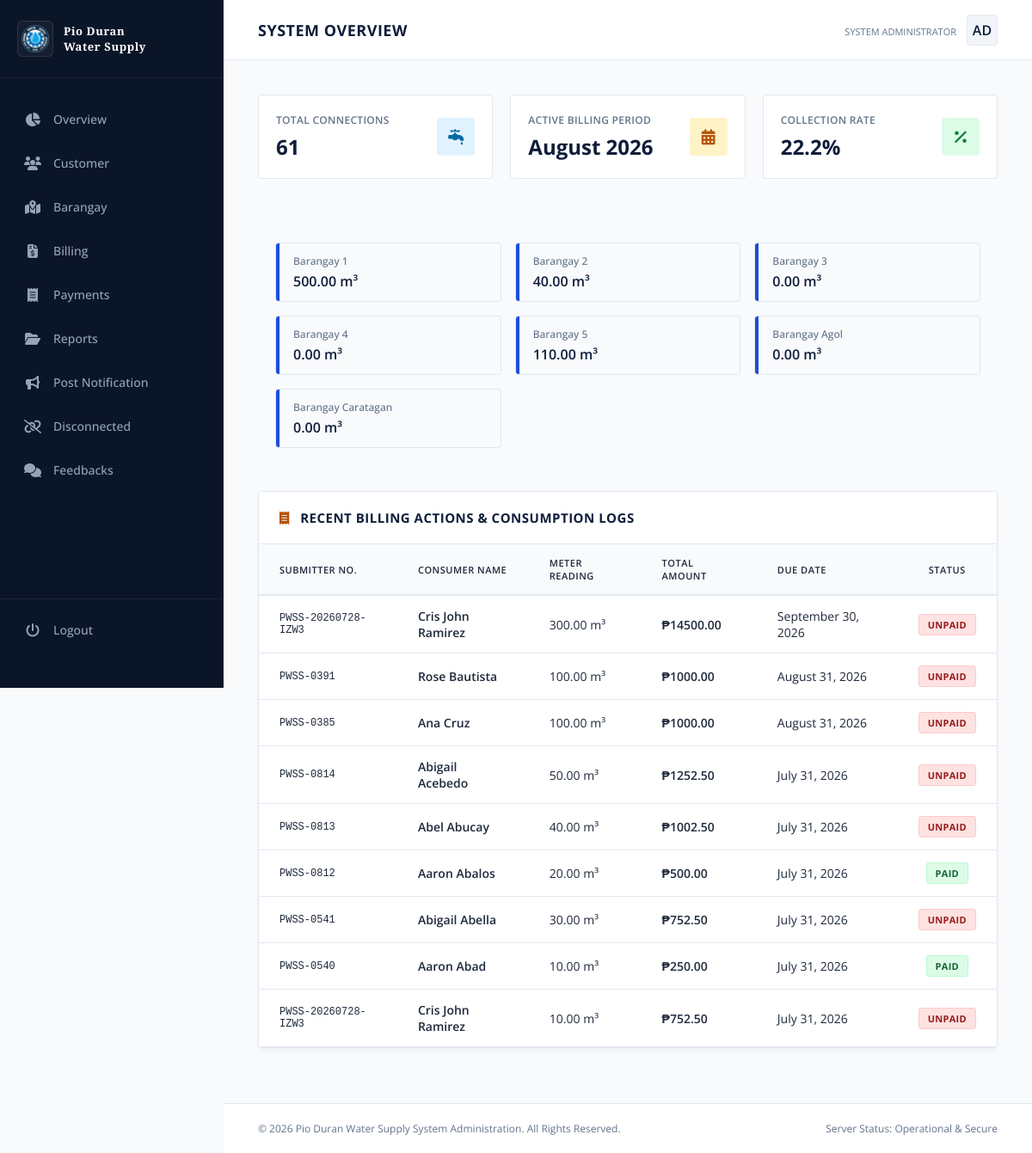
The page /pwss/dashboard/ (signed in) on the database its author committed.
### customer/models.py (models this page shows, shortened)
class Barangay(models.Model):
    barangay_name = models.CharField(max_length=100, unique=True)
    municipality = models.CharField(max_length=100)
    province = models.CharField(max_length=100)
    class Meta:
        ordering = ["barangay_name"]
        verbose_name_plural = "Barangays"

class Customer(models.Model):
    STATUS_CHOICES = (
        ("new", "New Applicant"),
        ("old", "Old Customer"),
    )
    user = models.OneToOneField(
        User,
        on_delete=models.CASCADE,
        related_name="customer_profile"
    )
    firstname = models.CharField(max_length=200)
    lastname = models.CharField(max_length=200)
    middlename = models.CharField(max_length=200)
    submitter_no = models.CharField(
        max_length=250,
        unique=True,
        blank=True,
        null=True
    )
    address = models.CharField(max_length=250)
    barangay = models.ForeignKey(
        Barangay,
        on_delete=models.PROTECT,
        related_name="customers"
    )
    status = models.CharField(
        max_length=20,
        choices=STATUS_CHOICES,
        default="new"
    )
    is_active = models.BooleanField(default=True)

### core/models.py (models this page shows, shortened)
class Billing(models.Model):
    STATUS_CHOICES = (
        ('unpaid', 'Unpaid'),
        ('paid', 'Paid'),
    )
    customer = models.ForeignKey(
        Customer,
        on_delete=models.CASCADE,
        related_name="billings"
    )
    billing_month = models.DateField()
    previous_reading = models.DecimalField(
        max_digits=10,
        decimal_places=2
    )
    current_reading = models.DecimalField(
        max_digits=10,
        decimal_places=2,
        null=True,
        blank=True
    )
    consumption = models.DecimalField(
        max_digits=10,
        decimal_places=2,
        editable=False
    )
    rate_per_cubic = models.DecimalField(
        max_digits=10,
        decimal_places=2,
        default=Decimal("25.00")
    )
    connection_fee = models.DecimalField(
        max_digits=10,
        decimal_places=2,
        default=Decimal("0.00"),
        blank=True,
        null=True
    )
    reconnection_fee = models.DecimalField(
        max_digits=10,
        decimal_places=2,
        default=Decimal("0.00"),
        blank=True,
        null=True
    )
    violation_fee = models.DecimalField(
        max_digits=10,
        decimal_places=2,
        default=Decimal("0.00"),
        blank=True,
        null=True
    )
    penalty_fee = models.DecimalField(
        max_digits=10,
        decimal_places=2,
        default=Decimal("0.00"),
        blank=True,
        null=True
    )
    total_amount = models.DecimalField(
        max_digits=10,
        decimal_places=2,
        editable=False
    )
    due_date = models.DateField()
    status = models.CharField(
        max_length=20,
        choices=STATUS_CHOICES,
        default="unpaid"
    )
    created_at = models.DateTimeField(auto_now_add=True)

### core/views.py (the view)
# urls.py: path('dashboard/', views.admin_dashboard, name='admin_dashboard'),
@login_required
def admin_dashboard(request):
    total_connections = Customer.objects.count()
    pending_applicants = Customer.objects.filter(
        status="new"
    ).count()
    current_month = date.today().strftime("%B %Y")
    total_bills = Billing.objects.count()
    paid_bills = Billing.objects.filter(
        status="paid"
    ).count()
    if total_bills > 0:
        collection_rate = round(
            (paid_bills / total_bills) * 100,
            1
        )
    else:
        collection_rate = 0
    recent_billings = (
        Billing.objects
        .select_related("customer", "customer__barangay")
        .order_by("-created_at")[:10]
    )
    barangay_consumption = (
        Barangay.objects
        .annotate(
            total_consumption=Sum(
                "customers__billings__consumption"
            )
        )
        .order_by("barangay_name")
    )
    context = {
        "total_connections": total_connections,
        "pending_applicants": pending_applicants,
        "current_month": current_month,
        "collection_rate": collection_rate,
        "recent_billings": recent_billings,
        "barangay_consumption": barangay_consumption,
    }
    return render(
        request,
        "admin/admin_dashboard.html",
        context
    )

### core/templates/admin/admin_dashboard.html (shortened to what this page needs)
{% extends "admin.html" %}
{% block content %}
        <header class="top-navbar">
            <div class="page-title">
                <h1 id="current-view-title">System Overview</h1>
            </div>
            <div class="admin-profile">
                <div class="admin-info">
                    <small>System Administrator</small>
                </div>
                <div class="admin-avatar">AD</div>
            </div>
        </header>
        <div class="workspace">
            <div class="metrics-grid">
                <div class="metric-card">
                    <div class="metric-details">
                        <p class="metric-label">Total Connections</p>
                        <h3>{{ total_connections }}</h3>
                    </div>
                    <div class="metric-icon connections"><i class="fa-solid fa-faucet-drip"></i></div>
                </div>
                <div class="metric-card">
                    <div class="metric-details">
                        <p class="metric-label">Active Billing Period</p>
                        <h3>{{ current_month }}</h3>
                    </div>
                    <div class="metric-icon schedule"><i class="fa-solid fa-calendar-days"></i></div>
                </div>
                <div class="metric-card">
                    <div class="metric-details">
                        <p class="metric-label">Collection Rate</p>
                        <h3>{{ collection_rate }}%</h3>
                    </div>
                    <div class="metric-icon collection"><i class="fa-solid fa-percent"></i></div>
                </div>
            </div>
            <div class="barangay-grid">
                {% for barangay in barangay_consumption %}
                    <div class="barangay-card">
                        <div class="barangay-indicator"></div>
                        <div class="barangay-details">
                            <span class="barangay-name">
                                {{ barangay.barangay_name }}
                            </span>
                            <span class="barangay-value font-semibold">
                                {{ barangay.total_consumption|default_if_none:0|floatformat:2 }} m³
                            </span>
                        </div>
                    </div>
                {% empty %}
                    <div class="empty-grid-state">
                        <i class="fa-solid fa-folder-open"></i>
                        No consumption records found.
                    </div>
                {% endfor %}
            </div>
            <div class="data-section table-card-wrapper">
                <div class="section-header">
                    <h3><i class="fa-solid fa-receipt" style="margin-right: 8px; color: var(--accent-gold, #d97706);"></i> Recent Billing Actions & Consumption Logs</h3>
                </div>
                <div class="table-container">
                    <table class="classic-table">
                        <thead>
                            <tr>
                                <th>Submitter No.</th>
                                <th>Consumer Name</th>
                                <th>Meter Reading</th>
                                <th>Total Amount</th>
                                <th>Due Date</th>
                                <th style="text-align: center;">Status</th>
                            </tr>
                        </thead>
                        <tbody>
                            {% for bill in recent_billings %}
                            <tr>
                                <td class="font-mono">
                                    {{ bill.customer.submitter_no }}
                                </td>
                                <td class="font-semibold">
                                    {{ bill.customer.firstname }} {{ bill.customer.lastname}}
                                </td>
                                <td>
                                    {{ bill.current_reading }} m³
                                </td>
                                <td class="font-semibold">
                                    ₱{{ bill.total_amount }}
                                </td>
                                <td>
                                    {{ bill.due_date|date:"F d, Y" }}
                                </td>
                                <td style="text-align: center;">
                                    {% if bill.status == "paid" %}
                                        <span class="badge status-paid">Paid</span>
                                    {% else %}
                                        <span class="badge status-unpaid">Unpaid</span>
                                    {% endif %}
                                </td>
                            </tr>
                            {% empty %}
                            <tr>
                                <td colspan="6" style="text-align:center;" class="empty-table-state">
                                    <i class="fa-solid fa-folder-open"></i> No structural billing records found.
                                </td>
                            </tr>
                            {% endfor %}
                        </tbody>
                    </table>
                </div>
            </div>
        </div>
{% endblock %}

### core/templates/admin.html (style rules this page uses)
:root { --bg-navy: #0f1d3a; --sidebar-bg: #0b1528; --main-bg: #f8fafc; --card-bg: #ffffff; --primary-text: #1e293b; --secondary-text: #64748b; --accent-gold: #b45309; --border-classic: #e2e8f0; --accent-blue: #1d4ed8; --success-green: #15803d; }
* { margin: 0; padding: 0; box-sizing: border-box; font-family: 'Open Sans', sans-serif; }
body { background-color: var(--main-bg); color: var(--primary-text); display: flex; min-height: 100vh; overflow-x: hidden; }
.top-navbar { background-color: var(--card-bg); height: 70px; border-bottom: 1px solid var(--border-classic); display: flex; align-items: center; justify-content: space-between; padding: 0 40px; }
.page-title h1 { font-size: 18px; font-weight: 700; color: var(--bg-navy); text-transform: uppercase; letter-spacing: 0.5px; }
.admin-profile { display: flex; align-items: center; gap: 12px; }
.admin-avatar { width: 36px; height: 36px; background-color: #f1f5f9; border: 1px solid var(--border-classic); border-radius: 4px; display: flex; align-items: center; justify-content: center; color: var(--bg-navy); font-weight: 600; }
.admin-info small { font-size: 11px; color: var(--secondary-text); text-transform: uppercase; }
.workspace { padding: 40px; display: flex; flex-direction: column; gap: 30px; flex-grow: 1; }
.data-section { background-color: var(--card-bg); border: 1px solid var(--border-classic); border-radius: 4px; box-shadow: 0 4px 6px -1px rgba(0, 0, 0, 0.05); }
.section-header { padding: 20px 24px; border-bottom: 1px solid var(--border-classic); display: flex; align-items: center; justify-content: space-between; }
.section-header h3 { font-size: 15px; font-weight: 700; text-transform: uppercase; color: var(--bg-navy); letter-spacing: 0.5px; }
.table-container { width: 100%; overflow-x: auto; }
.classic-table { width: 100%; border-collapse: collapse; text-align: left; font-size: 14px; }
.classic-table th { background-color: #f8fafc; color: var(--primary-text); font-weight: 600; padding: 14px 24px; border-bottom: 2px solid var(--border-classic); text-transform: uppercase; font-size: 11px; letter-spacing: 0.5px; }
.classic-table td { padding: 14px 24px; border-bottom: 1px solid var(--border-classic); color: var(--primary-text); }

### rows shown on the page
Barangay: barangay_name "Barangay 1", total_consumption "500.00"
Barangay: barangay_name "Barangay 2", total_consumption "40.00"
Barangay: barangay_name "Barangay 3", total_consumption "0.00"
Barangay: barangay_name "Barangay 4", total_consumption "0.00"
Barangay: barangay_name "Barangay 5", total_consumption "110.00"
Barangay: barangay_name "Barangay Agol", total_consumption "0.00"
Barangay: barangay_name "Barangay Caratagan", total_consumption "0.00"
Billing: customer.submitter_no "PWSS-20260728-IZW3", customer.firstname "Cris John", customer.lastname "Ramirez", current_reading "300.00", total_amount "14500.00", due_date "September 30, 2026", status "UNPAID"
Billing: customer.submitter_no "PWSS-0391", customer.firstname "Rose", customer.lastname "Bautista", current_reading "100.00", total_amount "1000.00", due_date "August 31, 2026", status "UNPAID"
Billing: customer.submitter_no "PWSS-0385", customer.firstname "Ana", customer.lastname "Cruz", current_reading "100.00", total_amount "1000.00", due_date "August 31, 2026", status "UNPAID"
Billing: customer.submitter_no "PWSS-0814", customer.firstname "Abigail", customer.lastname "Acebedo", current_reading "50.00", total_amount "1252.50", due_date "July 31, 2026", status "UNPAID"
Billing: customer.submitter_no "PWSS-0813", customer.firstname "Abel", customer.lastname "Abucay", current_reading "40.00", total_amount "1002.50", due_date "July 31, 2026", status "UNPAID"
Billing: customer.submitter_no "PWSS-0812", customer.firstname "Aaron", customer.lastname "Abalos", current_reading "20.00", total_amount "500.00", due_date "July 31, 2026", status "PAID"
Billing: customer.submitter_no "PWSS-0541", customer.firstname "Abigail", customer.lastname "Abella", current_reading "30.00", total_amount "752.50", due_date "July 31, 2026", status "UNPAID"
Billing: customer.submitter_no "PWSS-0540", customer.firstname "Aaron", customer.lastname "Abad", current_reading "10.00", total_amount "250.00", due_date "July 31, 2026", status "PAID"
Billing: customer.submitter_no "PWSS-20260728-IZW3", customer.firstname "Cris John", customer.lastname "Ramirez", current_reading "10.00", total_amount "752.50", due_date "July 31, 2026", status "UNPAID"

### other values the page prints
{{ total_connections }} "61"
{{ collection_rate }} "22.2"
